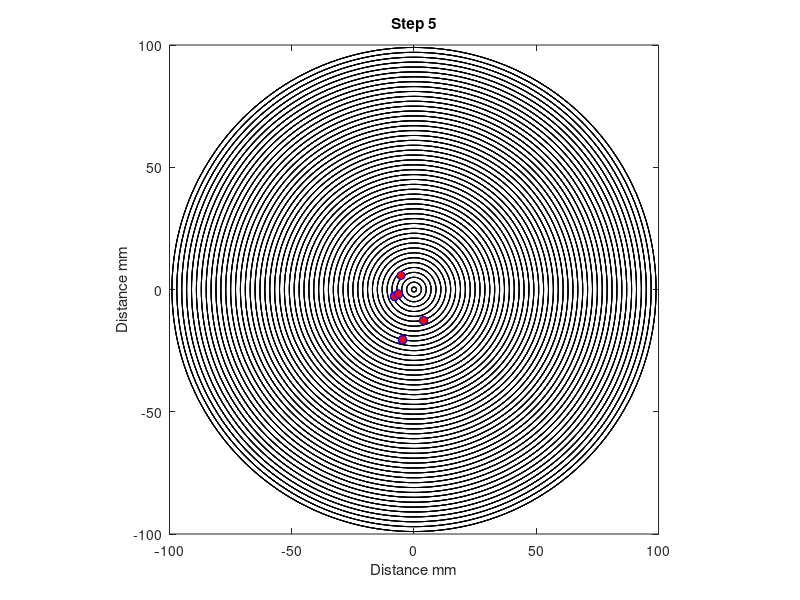
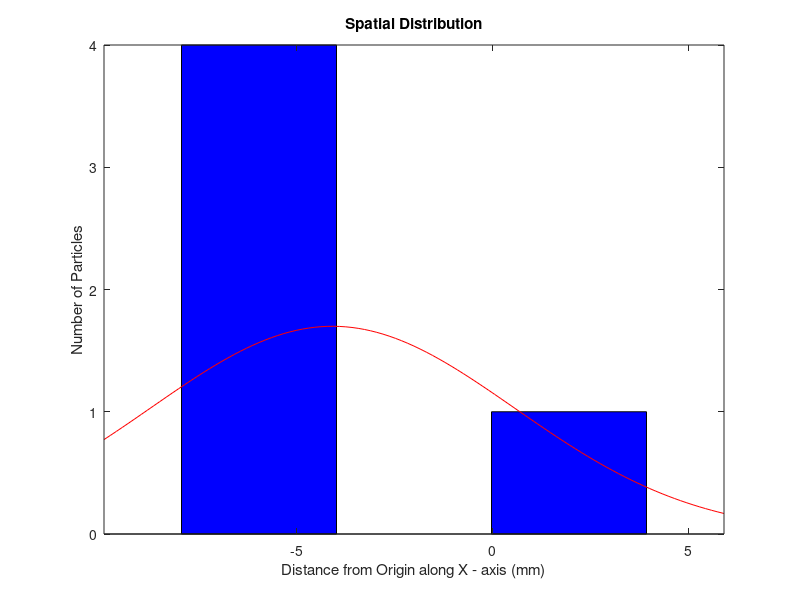

Reproduce these figures in MATLAB, in order.
% Group project Random Walk

%% Workspace Preamble
clear all;
close all;
clc;

%% User Input
prompt1 = 'Amount of Particles: ';
Number_Particles = input(prompt1);
%The number of step that the particle is moving
prompt2 = 'Number of Steps: ';
Number_Step = input(prompt2); 
%The size of step when it moves
prompt3 = 'Step Size: ';
Step_Size = input(prompt3);

%% Monte Carlo For Loop
% axis bounds variable
k = 20 * Step_Size;
for j = 1:Number_Particles % Loop for # of particles
    x_coordinate = 0; %Initialize x-cordinate
    y_coordinate = 0; %Initialize y-cordinate
    
    % Loop For Random Angle
    for i = 1:Number_Step %Iterate to length of number of steps
        Angle = rand*2*pi; %Create random angle
        x_coordinate = (Step_Size * cos(Angle)) + x_coordinate; % x coordinate calc
        y_coordinate = (Step_Size * sin(Angle)) + y_coordinate; % y coordinate calc
    end
    
    x(j) = x_coordinate; %Index x coordinates
    y(j) = y_coordinate; %Index y coordinates
    r(j) = x(j)^2 + y(j)^2; 
    
    % Circles for distances
    for R = 1:2:k % For loop to iterate over size of axes (for different radii)
        theta = 0:pi/100:2*pi; %range and increment of angle theta
        xunit = R * cos(theta); %calculation for x unit of circle
        yunit = R * sin(theta); %calculationg for y unit of circle
        plot(xunit, yunit, 'k'); %plot circles
        axis square;
    end

    %Graph for each step
    figure(1)
    plot(x,y,'o','MarkerEdgeColor','b','MarkerFaceColor','r')
    hold on
    title(['Step ',num2str(i)]) %Label the graph with the number of steps taken
    xlabel('Distance mm'); %Label x - axis
    ylabel('Distance mm'); %Label y - axis
    axis([-k,k,-k,k]) %Set the axes so they don't continually change
   
end



%% Histogram for X
figure(2) % Make new figure
histfit(x); %Plot histogram of x with fitted normal curve
title('Spatial Distribution') %Label the graph with the number of steps taken
ylabel('Number of Particles'); %Label x - axis
xlabel('Distance from Origin along X - axis (mm)'); %Label y - axis
hold on

%% Standard Deviation Calculation
t = Number_Step * Step_Size;% Time
sigma = std(r); % Standard Deviation
D = sigma^2/(2*t); % Diffusivity
disp('--------------------------------------------------------------')
fprintf('The Diffusivity of this Brownian Distribution is %.3f.        \n', D)
fprintf('The Standard Deviation of this Brownian Distribution is %.3f. \n', sigma)
disp('--------------------------------------------------------------')